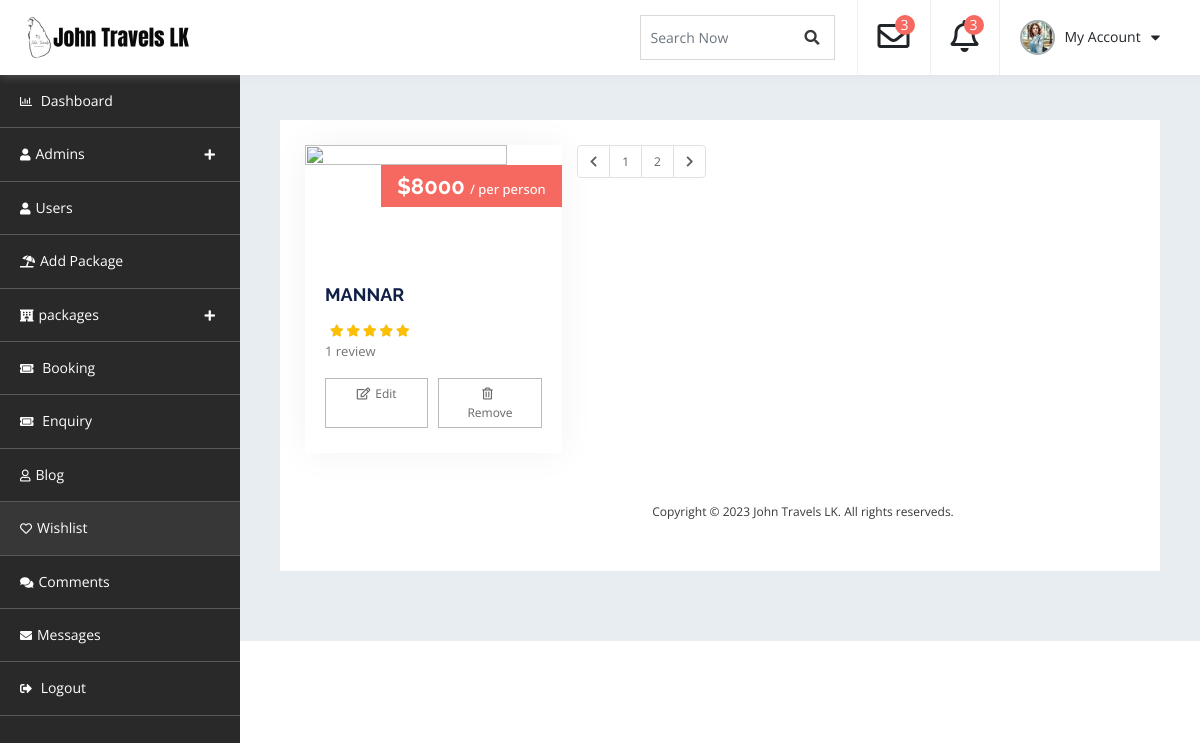
The app's page /admin_dashboard/db-wishlist.php, older data.
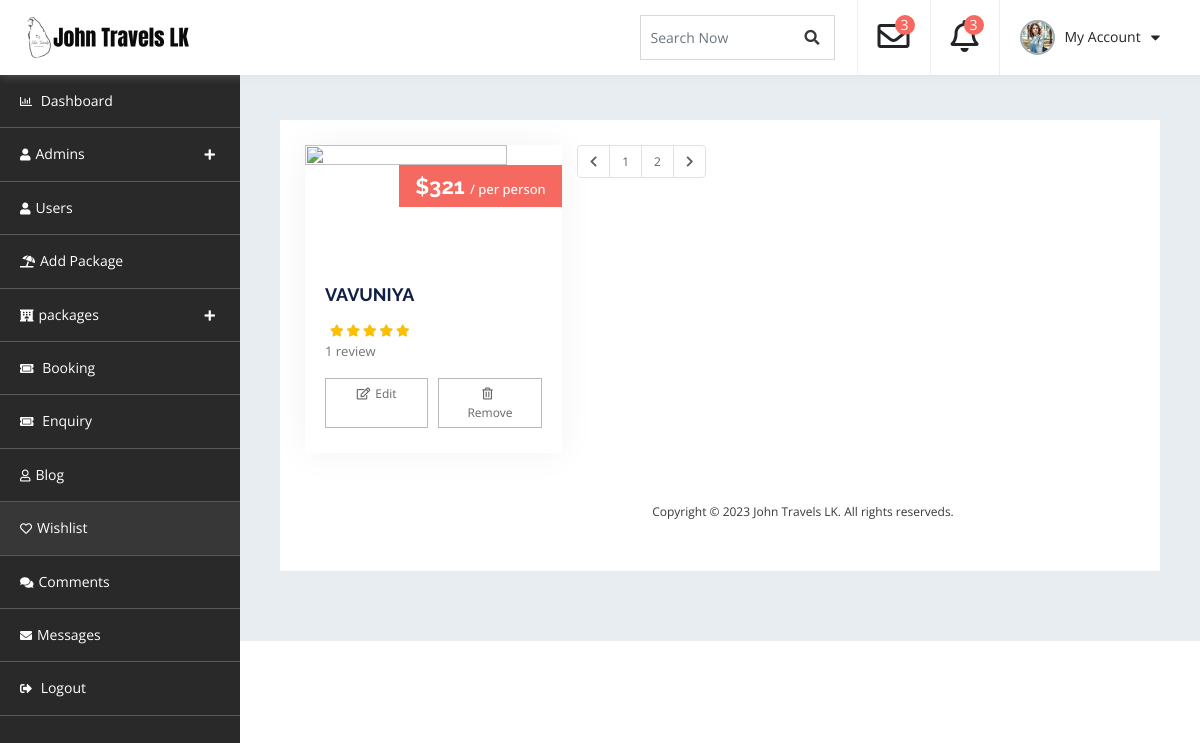
The same page, newer data.
### tables this page shows
CREATE TABLE `package` (
  `Pack_Id` int(11) NOT NULL,
  `Pack_title` varchar(255) NOT NULL,
  `Pack_img` varchar(256) NOT NULL,
  `Description` varchar(255) NOT NULL,
  `Location` varchar(256) NOT NULL,
  `Place_one` varchar(256) NOT NULL,
  `Place_two` varchar(256) NOT NULL,
  `Place_three` varchar(256) NOT NULL,
  `Place_four` varchar(256) NOT NULL,
  `Group_size` int(11) NOT NULL,
  `Days` int(11) NOT NULL,
  `Night` int(11) NOT NULL,
  `Sale_price` int(11) NOT NULL,
  `Reqular_price` int(11) NOT NULL,
  `Discount` int(11) NOT NULL,
  `Category` varchar(255) NOT NULL,
  `Map` varchar(255) NOT NULL,
  `Api_key` varchar(255) NOT NULL,
  `Popular` varchar(255) NOT NULL,
  `Status` varchar(255) NOT NULL DEFAULT 'pending',
  `Trip_date` date NOT NULL,
  `Wish` varchar(255) NOT NULL
);

### admin_dashboard/db-wishlist.php (the view, shortened to what the changed rows need)
<?php
include "db-connection.php";
$sql ="SELECT * FROM package WHERE wish = 'Active'";
$result = mysqli_query($conn,$sql);
?>
<!doctype html>
<html lang="en">
   <head>
      <link rel="stylesheet" href="assets/css/bootstrap.min.css" media="all">
      <link rel="stylesheet" type="text/css" href="assets/css/all.min.css">
      <link rel="stylesheet" type="text/css" href="style.css">
</head>
    <div id="container-wrapper">
        <div id="dashboard" class="dashboard-container">
            <div class="dashboard-header sticky-header">
                <div class="content-left  logo-section pull-left">
                    <h1><a href="../index.php"><img src="assets/images/logo.png" alt=""></a></h1>
                </div>
            </div>
            <div class="db-info-wrap db-wislist-wrap">
                <div class="dashboard-box ">
                    <div class="row">
                    <?php
						  if ($result->num_rows > 0) {
								while($row = $result->fetch_assoc()) {
									$image=$row["Pack_img"];
									$pack_price=$row["Reqular_price"];
									$Pack_title=$row["Pack_title"];
						echo '
                        <div class="grid-item col-md-6 col-lg-4">
                            <div class="package-wrap">
                                <figure class="feature-image">
                                    <a href="#">
                                    <img src="admin_dashboard/package/'.$image.'" width ="202px" height ="118px" >
                                    </a>
                                </figure>
                                <div class="package-price">
                                    <h6>
                                    <span >$'.$pack_price.'  </span>/ per person
                                    </h6>
                                </div>
                                <div class="package-content-wrap">
                                    <div class="package-content">
                                        <h4>
                                        <a href="#">'.$Pack_title.'</a>
                                        </h4>
                                        <div class="content-details">
                                           <div class="rating-start" title="Rated 5 out of 5">
                                              <span></span>
                                           </div>
                                           <span class="review-text"><a href="#">1 review</a></span>
                                        </div>
                                        <div class="button-container">
                                            <a href="#"><i class="far fa-edit"></i>Edit</a>
                                            <a href=""><i class="far fa-trash-alt" ></i> Remove</a>
                                        </div>
                                    </div>
                                </div>
                            </div>
                        </div>
                        ';
									}
							} else {
								echo "<p>Nothing to show</p>";
							}
						   ?>
            </div>
        </div>
    </div>
</body>
</html>

Row changes from the older to the newer data that the page shows:
removed package: Reqular_price "8000", Pack_title "MANNAR"
added package: Reqular_price "321", Pack_title "VAVUNIYA"
